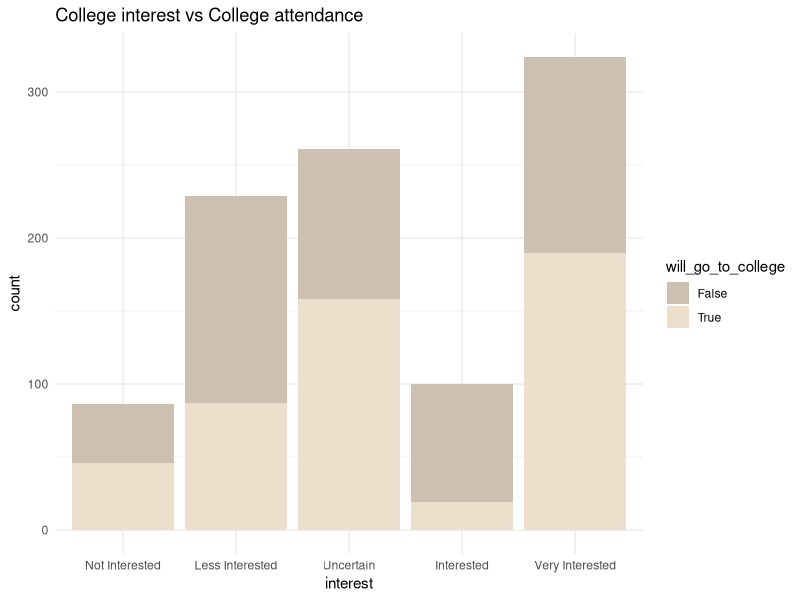
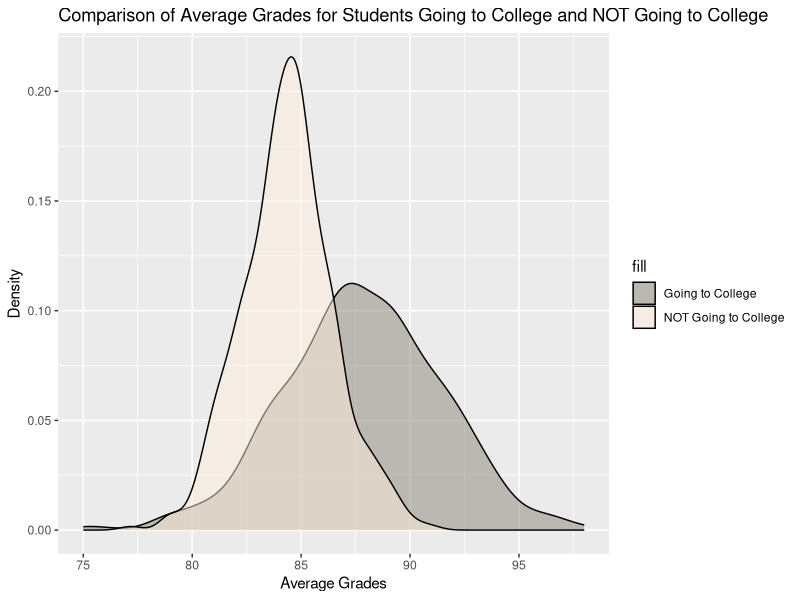
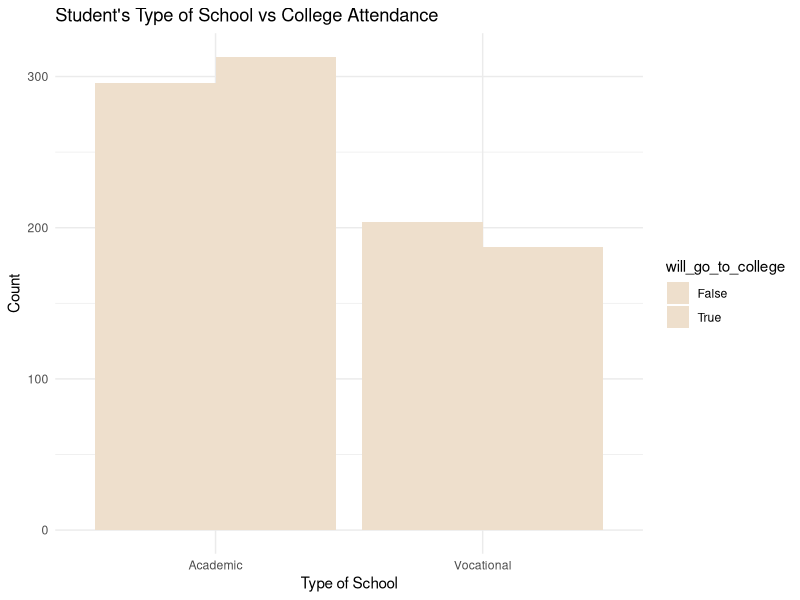
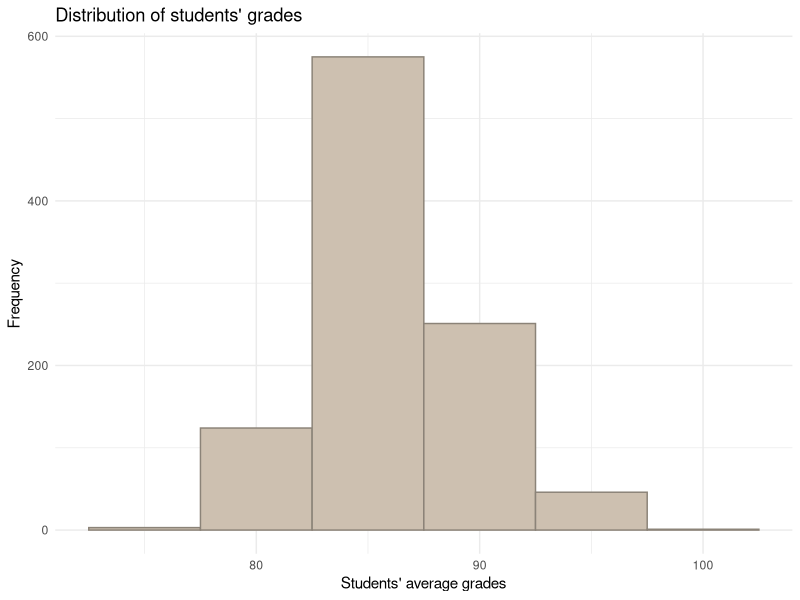

Source code (R) for these figures, in order:
## ---- chunk 1
setwd("Dataset")
Dataset <- read.csv("data.csv")
install.packages("ggplot2")
library(ggplot2)
install.packages("dplyr") 
library(dplyr)  
 

## ---- chunk 2
head(Dataset)
## ---- chunk 3
sum(is.na(Dataset))
## ---- chunk 4
df =data.frame(Dataset)
ggplot(data=df, aes(x = interest, fill = will_go_to_college)) +
  geom_bar() +
  scale_x_discrete(limits = c('Not Interested', 'Less Interested', 'Uncertain', 'Interested', 'Very Interested')) +
  labs(title = 'College interest vs College attendance ') +
  scale_fill_manual(values = c("True" = "antiquewhite2", "False" = "antiquewhite3")) +
  theme_minimal()


## ---- chunk 5

filtered_True =filter(Dataset, will_go_to_college == 'True')
filtered_False =subset(Dataset, will_go_to_college =='False')

ggplot() +
  geom_density(data = filtered_True, aes(x = average_grades, fill = "Going to College"), alpha = 0.5) +
  geom_density(data = filtered_False, aes(x = average_grades, fill = "NOT Going to College"), alpha = 0.5) +
  labs(x = "Average Grades", y = "Density") +
  ggtitle("Comparison of Average Grades for Students Going to College and NOT Going to College") +
  scale_fill_manual(values = c("Going to College" = "antiquewhite4", "NOT Going to College" = "antiquewhite1"))

## ---- chunk 6
ggplot(Dataset, aes(x = type_school, fill = will_go_to_college)) +
  geom_bar(position = "dodge") +
  labs(title = "Student's Type of School vs College Attendance",
       x = "Type of School",
       y = "Count") +
  scale_fill_manual(values = c("True" = "antiquewhite2", "False" = "antiquewhite2")) +
  theme_minimal()

 
## ---- chunk 7
ggplot(Dataset, aes(x = average_grades)) +
  geom_histogram(binwidth = 5, fill = "antiquewhite3", color = "antiquewhite4") +
  labs(title = "Distribution of students' grades",
       x = "Students' average grades",
       y = "Frequency") +
  theme_minimal()
## ---- chunk 8
summary(Dataset$average_grades)

## ---- chunk 9
summary(Dataset$parent_salary)
## ---- chunk 10
summary(Dataset$house_area)
## ---- chunk 11
summary(Dataset$parent_age)
SD=sd(Dataset$parent_age)
MeanAge=mean(Dataset$parent_age)
cat("coefficient of variation:",SD/MeanAge*100,"%")

## ---- chunk 12
quartiles <- quantile(Dataset$parent_age, probs=c(.25, .75), na.rm = FALSE)
IQR <- IQR(Dataset$parent_age)

Lower <- quartiles[1] - 1.5*IQR
Upper <- quartiles[2] + 1.5*IQR 

data_no_outlier <- subset(Dataset, Dataset$parent_age > Lower & Dataset$parent_age < Upper)
dim(data_no_outlier)

quartiles <- quantile(Dataset$parent_salary, probs=c(.25, .75), na.rm = FALSE)
IQR <- IQR(Dataset$parent_salary)

Lower <- quartiles[1] - 1.5*IQR
Upper <- quartiles[2] + 1.5*IQR 

data_no_outlier <- subset(data_no_outlier, data_no_outlier$parent_salary> Lower & data_no_outlier$parent_salary < Upper)
dim(data_no_outlier)

quartiles <- quantile(Dataset$average_grades, probs=c(.25, .75), na.rm = FALSE)
IQR <- IQR(Dataset$average_grades)

Lower <- quartiles[1] - 1.5*IQR
Upper <- quartiles[2] + 1.5*IQR 

data_no_outlier <- subset(data_no_outlier, data_no_outlier$average_grades> Lower & data_no_outlier$average_grades < Upper)
dim(data_no_outlier)


quartiles <- quantile(Dataset$house_area, probs=c(.25, .75), na.rm = FALSE)
IQR <- IQR(Dataset$house_area)

Lower <- quartiles[1] - 1.5*IQR
Upper <- quartiles[2] + 1.5*IQR 

data_no_outlier <- subset(data_no_outlier, data_no_outlier$house_area> Lower & data_no_outlier$house_area < Upper)
dim(data_no_outlier)
## ---- chunk 13
cor(Dataset[, unlist(lapply(Dataset, is.numeric))])
## ---- chunk 14
normalize <- function(x) {return((x-min(x))/ (max(x)-min(x)))}
DatasetWithoutNormalization <- Dataset
print(DatasetWithoutNormalization)
Dataset$parent_salary<-normalize(DatasetWithoutNormalization$parent_salary)
print(Dataset)
## ---- chunk 15
Dataset$parent_age<-cut(Dataset$parent_age, seq(40,65,by=10),right = FALSE)
## ---- chunk 16
Dataset$parent_was_in_college[Dataset$parent_was_in_college=="TRUE"]<-1
Dataset$parent_was_in_college[Dataset$parent_was_in_college=="FALSE"]<-0

Dataset$will_go_to_college[Dataset$will_go_to_college=="TRUE"]<-0
Dataset$will_go_to_college[Dataset$will_go_to_college=="FALSE"]<-1

Dataset$gender[Dataset$gender=="Female"]<-1
Dataset$gender[Dataset$gender=="Male"]<-0

Dataset$school_accreditation[Dataset$school_accreditation=="A"]<-1
Dataset$school_accreditation[Dataset$school_accreditation=="B"]<-0

Dataset$interest[Dataset$interest=="Very Interested"]<-2
Dataset$interest[Dataset$interest=="Less Interested"]<-1
Dataset$interest[Dataset$interest=="Uncertain"]<-0


Dataset$type_school[Dataset$type_school=="Academic"]<-1
Dataset$type_school[Dataset$type_school=="Vocational"]<-0

Dataset$residence[Dataset$residence=="Urban"]<-1
Dataset$residence[Dataset$residence=="Rural"]<-0

## ---- chunk 17
Dataset$average_grades [Dataset$average_grades >= 95] <- '+A'
Dataset$average_grades [95 >Dataset$average_grades & Dataset$average_grades >= 90] <- 'A'
Dataset$average_grades [90 >Dataset$average_grades & Dataset$average_grades >= 85] <- '+B'
Dataset$average_grades [85 >Dataset$average_grades & Dataset$average_grades >= 80] <- 'B'
Dataset$average_grades [80 >Dataset$average_grades & Dataset$average_grades >= 75] <- '+C'
Dataset$average_grades [75 >Dataset$average_grades & Dataset$average_grades >= 70] <- 'C'
Dataset$average_grades [70 >Dataset$average_grades & Dataset$average_grades >= 65] <- '+D'
Dataset$average_grades [65 >Dataset$average_grades & Dataset$average_grades >= 60] <- 'D'
Dataset$average_grades [60 >Dataset$average_grades & Dataset$average_grades >= 0] <- 'F'
Dataset$average_grades <- as.character(Dataset$average_grades )
print(Dataset)
